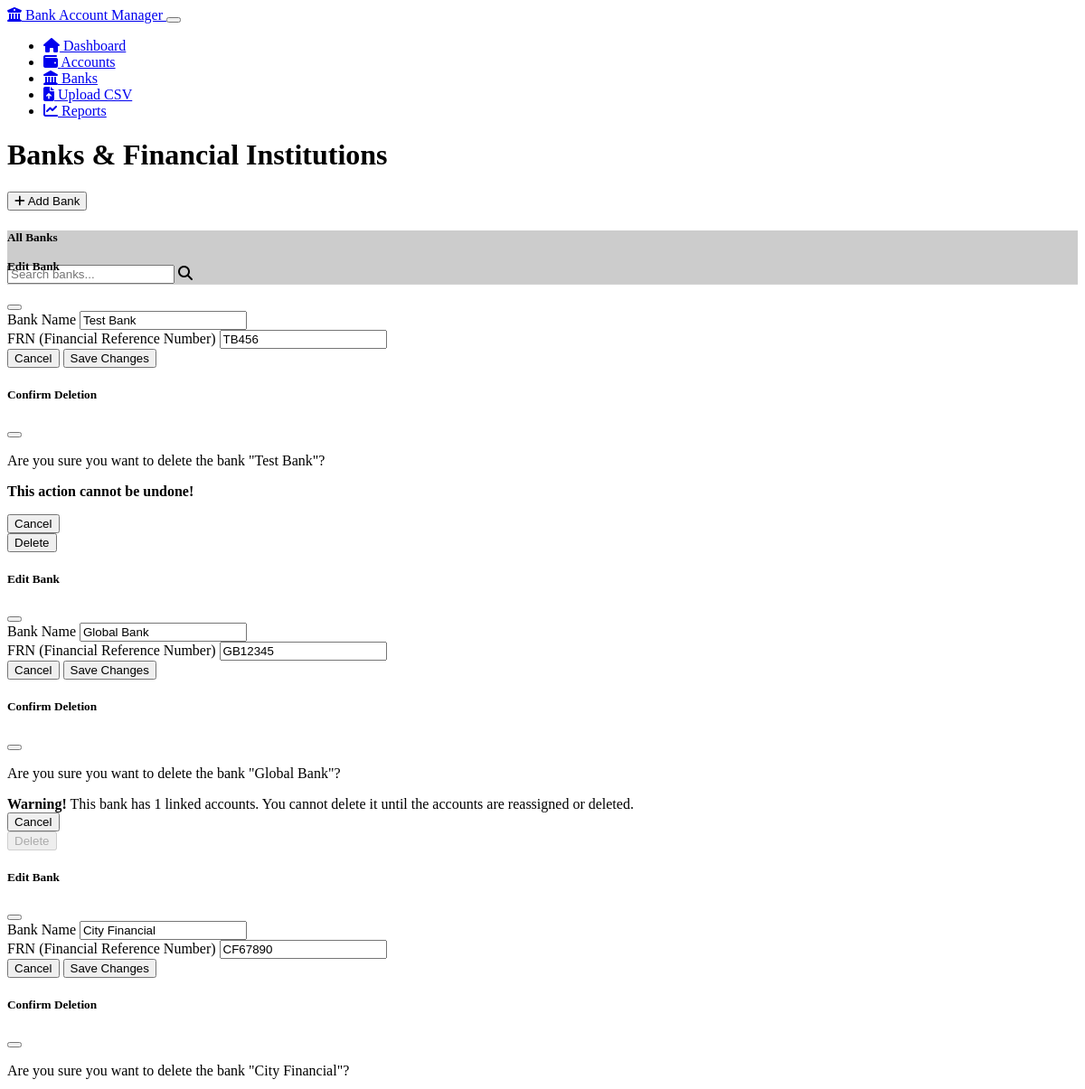
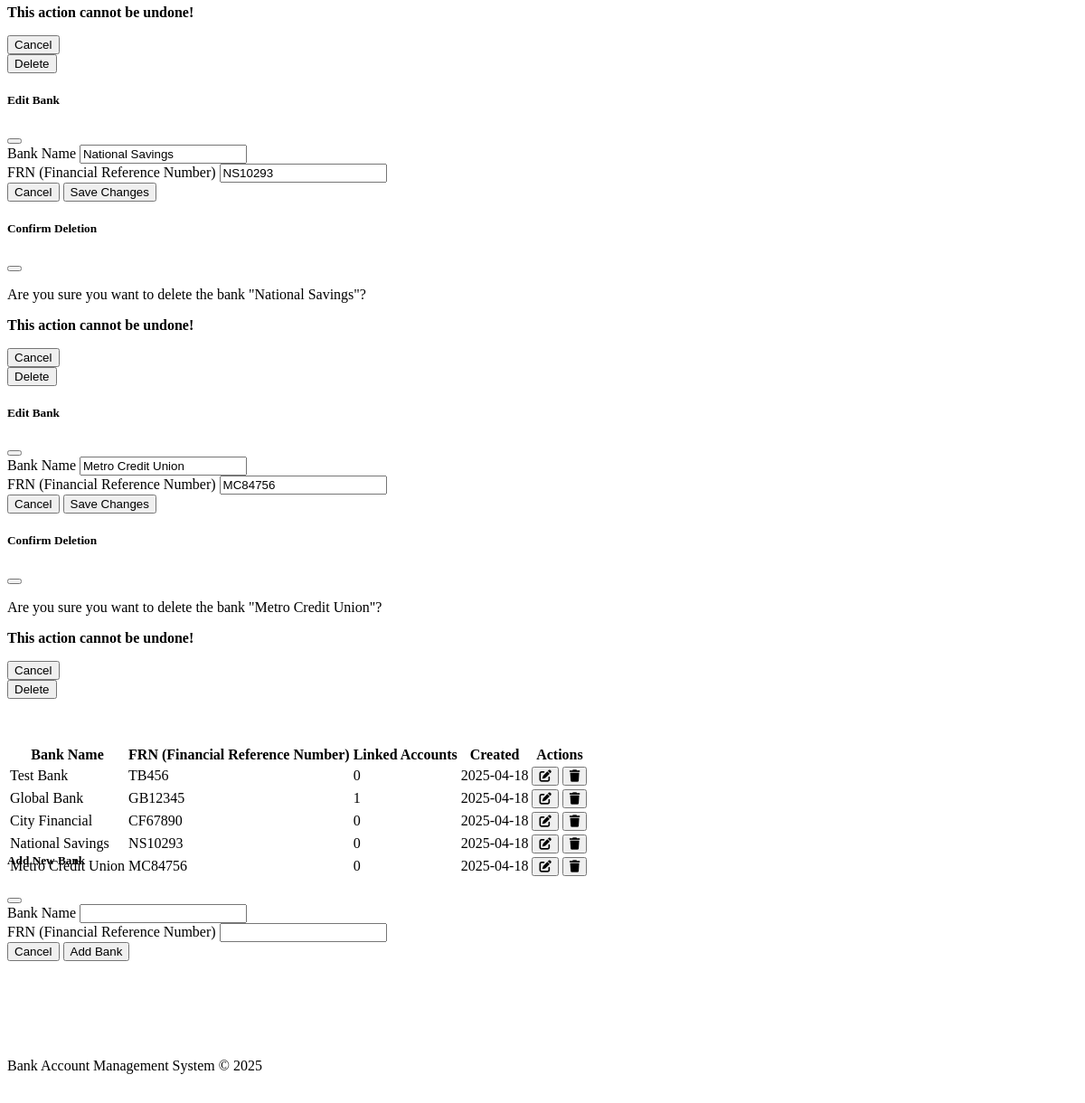
Page /banks on the committed database (2 pictures, top to bottom).
### main.py (models this page shows, shortened)
class Bank(db.Model):
    __tablename__ = 'banks'
    id = db.Column(db.Integer, primary_key=True)
    bank_name = db.Column(db.String(100), nullable=False, unique=True)
    frn = db.Column(db.String(50), nullable=False)  # Financial Reference Number
    created_at = db.Column(db.DateTime, default=datetime.utcnow)

### main.py (the view)
@app.route('/banks')
def banks():
    banks = Bank.query.all()
    return render_template('banks.html', banks=banks)

### main.py (called while the page is built)
@app.context_processor
def inject_now():
    return {'now': datetime.utcnow()}

### templates/banks.html (shortened to what this page needs)
{% extends 'layout.html' %}
{% block content %}
<div class="d-flex justify-content-between align-items-center mb-4">
    <h1>Banks & Financial Institutions</h1>
    <button type="button" class="btn btn-primary" data-bs-toggle="modal" data-bs-target="#addBankModal">
        <i class="fas fa-plus me-1"></i> Add Bank
    </button>
</div>
<div class="card">
    <div class="card-header">
        <div class="d-flex justify-content-between align-items-center">
            <h5 class="mb-0">All Banks</h5>
            <div class="input-group" style="width: 300px;">
                <input type="text" id="bankSearch" class="form-control" placeholder="Search banks...">
                <span class="input-group-text"><i class="fas fa-search"></i></span>
            </div>
        </div>
    </div>
    <div class="card-body">
        <div class="table-responsive">
            <table class="table table-striped table-hover" id="banksTable">
                <thead>
                    <tr>
                        <th>Bank Name</th>
                        <th>FRN (Financial Reference Number)</th>
                        <th>Linked Accounts</th>
                        <th>Created</th>
                        <th>Actions</th>
                    </tr>
                </thead>
                <tbody>
                    {% for bank in banks %}
                    <tr>
                        <td>{{ bank.bank_name }}</td>
                        <td>{{ bank.frn }}</td>
                        <td>{{ bank.accounts|length }}</td>
                        <td>{{ bank.created_at.strftime('%Y-%m-%d') }}</td>
                        <td>
                            <div class="btn-group">
                                <button class="btn btn-sm btn-primary" data-bs-toggle="modal" data-bs-target="#editBankModal{{ bank.id }}">
                                    <i class="fas fa-edit"></i>
                                </button>
                                <button class="btn btn-sm btn-danger" data-bs-toggle="modal" data-bs-target="#deleteBankModal{{ bank.id }}">
                                    <i class="fas fa-trash"></i>
                                </button>
                            </div>
                        </td>
                    </tr>
                    <div class="modal fade" id="editBankModal{{ bank.id }}" tabindex="-1" aria-hidden="true">
                        <div class="modal-dialog">
                            <div class="modal-content">
                                <div class="modal-header">
                                    <h5 class="modal-title">Edit Bank</h5>
                                    <button type="button" class="btn-close" data-bs-dismiss="modal" aria-label="Close"></button>
                                </div>
                                <form action="{{ url_for('edit_bank', id=bank.id) }}" method="post">
                                    <div class="modal-body">
                                        <div class="mb-3">
                                            <label for="bank_name" class="form-label">Bank Name</label>
                                            <input type="text" class="form-control" id="bank_name" name="bank_name" value="{{ bank.bank_name }}" required>
                                        </div>
                                        <div class="mb-3">
                                            <label for="frn" class="form-label">FRN (Financial Reference Number)</label>
                                            <input type="text" class="form-control" id="frn" name="frn" value="{{ bank.frn }}" required>
                                        </div>
                                    </div>
                                    <div class="modal-footer">
                                        <button type="button" class="btn btn-secondary" data-bs-dismiss="modal">Cancel</button>
                                        <button type="submit" class="btn btn-primary">Save Changes</button>
                                    </div>
                                </form>
                            </div>
                        </div>
                    </div>
                    <div class="modal fade" id="deleteBankModal{{ bank.id }}" tabindex="-1" aria-hidden="true">
                        <div class="modal-dialog">
                            <div class="modal-content">
                                <div class="modal-header">
                                    <h5 class="modal-title">Confirm Deletion</h5>
                                    <button type="button" class="btn-close" data-bs-dismiss="modal" aria-label="Close"></button>
                                </div>
                                <div class="modal-body">
                                    <p>Are you sure you want to delete the bank "{{ bank.bank_name }}"?</p>
                                    {% if bank.accounts %}
                                    <div class="alert alert-warning">
                                        <strong>Warning!</strong> This bank has {{ bank.accounts|length }} linked accounts. You cannot delete it until the accounts are reassigned or deleted.
                                    </div>
                                    {% else %}
                                    <p class="text-danger"><strong>This action cannot be undone!</strong></p>
                                    {% endif %}
                                </div>
                                <div class="modal-footer">
                                    <button type="button" class="btn btn-secondary" data-bs-dismiss="modal">Cancel</button>
                                    <form action="{{ url_for('delete_bank', id=bank.id) }}" method="post">
                                        <button type="submit" class="btn btn-danger" {% if bank.accounts %}disabled{% endif %}>Delete</button>
                                    </form>
                                </div>
                            </div>
                        </div>
                    </div>
                    {% else %}
                    <tr>
                        <td colspan="5" class="text-center">No banks found</td>
                    </tr>
                    {% endfor %}
                </tbody>
            </table>
        </div>
    </div>
</div>
<div class="modal fade" id="addBankModal" tabindex="-1" aria-hidden="true">
    <div class="modal-dialog">
        <div class="modal-content">
            <div class="modal-header">
                <h5 class="modal-title">Add New Bank</h5>
                <button type="button" class="btn-close" data-bs-dismiss="modal" aria-label="Close"></button>
            </div>
            <form action="{{ url_for('add_bank') }}" method="post">
                <div class="modal-body">
                    <div class="mb-3">
                        <label for="new_bank_name" class="form-label">Bank Name</label>
                        <input type="text" class="form-control" id="new_bank_name" name="bank_name" required>
                    </div>
                    <div class="mb-3">
                        <label for="new_frn" class="form-label">FRN (Financial Reference Number)</label>
                        <input type="text" class="form-control" id="new_frn" name="frn" required>
                    </div>
                </div>
                <div class="modal-footer">
                    <button type="button" class="btn btn-secondary" data-bs-dismiss="modal">Cancel</button>
                    <button type="submit" class="btn btn-primary">Add Bank</button>
                </div>
            </form>
        </div>
    </div>
</div>
{% endblock %}

### templates/layout.html (shortened to what this page needs)
<!DOCTYPE html>
<html lang="en" data-bs-theme="dark">
<head>
    <link rel="stylesheet" href="https://cdn.replit.com/agent/bootstrap-agent-dark-theme.min.css">
    <link rel="stylesheet" href="https://cdnjs.cloudflare.com/ajax/libs/font-awesome/6.4.0/css/all.min.css">
    <link rel="stylesheet" href="{{ url_for('static', filename='css/custom.css') }}">
</head>
<body>
    <nav class="navbar navbar-expand-lg navbar-dark bg-dark">
        <div class="container-fluid">
            <a class="navbar-brand" href="{{ url_for('index') }}">
                <i class="fas fa-university me-2"></i>
                Bank Account Manager
            </a>
            <button class="navbar-toggler" type="button" data-bs-toggle="collapse" data-bs-target="#navbarNav" aria-controls="navbarNav" aria-expanded="false" aria-label="Toggle navigation">
            </button>
            <div class="collapse navbar-collapse" id="navbarNav">
                <ul class="navbar-nav">
                    <li class="nav-item">
                        <a class="nav-link" href="{{ url_for('index') }}">
                            <i class="fas fa-home me-1"></i> Dashboard
                        </a>
                    </li>
                    <li class="nav-item">
                        <a class="nav-link" href="{{ url_for('accounts') }}">
                            <i class="fas fa-wallet me-1"></i> Accounts
                        </a>
                    </li>
                    <li class="nav-item">
                        <a class="nav-link" href="{{ url_for('banks') }}">
                            <i class="fas fa-landmark me-1"></i> Banks
                        </a>
                    </li>
                    <li class="nav-item">
                        <a class="nav-link" href="{{ url_for('upload') }}">
                            <i class="fas fa-file-upload me-1"></i> Upload CSV
                        </a>
                    </li>
                    <li class="nav-item">
                        <a class="nav-link" href="{{ url_for('reports') }}">
                            <i class="fas fa-chart-line me-1"></i> Reports
                        </a>
                    </li>
                </ul>
            </div>
        </div>
    </nav>
    <div class="container mt-4">
        {% block content %}{% endblock %}
    </div>
    <footer class="footer mt-5 py-3 bg-dark">
        <div class="container text-center">
            <span class="text-muted">Bank Account Management System &copy; {{ now.year }}</span>
        </div>
    </footer>
</body>
</html>

### static/css/custom.css (style rules this page uses)
.card { transition: transform 0.2s ease-in-out, box-shadow 0.2s ease-in-out; }
.modal.fade .modal-dialog { transition: transform 0.3s ease-out; }
.modal.fade .modal-dialog { transform: translateY(-50px); }
.btn { transition: all 0.2s ease-in-out; }
.footer { margin-top: 2rem; padding: 1.5rem 0; background-color: var(--bs-dark); border-top: 1px solid rgba(255, 255, 255, 0.1); }
.alert { border-radius: 0.5rem; border-left-width: 4px; }
.card-header { border-bottom: 1px solid rgba(255, 255, 255, 0.1); background-color: rgba(0, 0, 0, 0.2); }

### rows in the picture
Bank: bank_name "Test Bank", frn "TB456", accounts|length "0", created_at "2025-04-18", shows "This action cannot be undone!"
Bank: bank_name "Global Bank", frn "GB12345", accounts|length "1", created_at "2025-04-18"
Bank: bank_name "City Financial", frn "CF67890", accounts|length "0", created_at "2025-04-18", shows "This action cannot be undone!"
Bank: bank_name "National Savings", frn "NS10293", accounts|length "0", created_at "2025-04-18", shows "This action cannot be undone!"
Bank: bank_name "Metro Credit Union", frn "MC84756", accounts|length "0", created_at "2025-04-18", shows "This action cannot be undone!"
